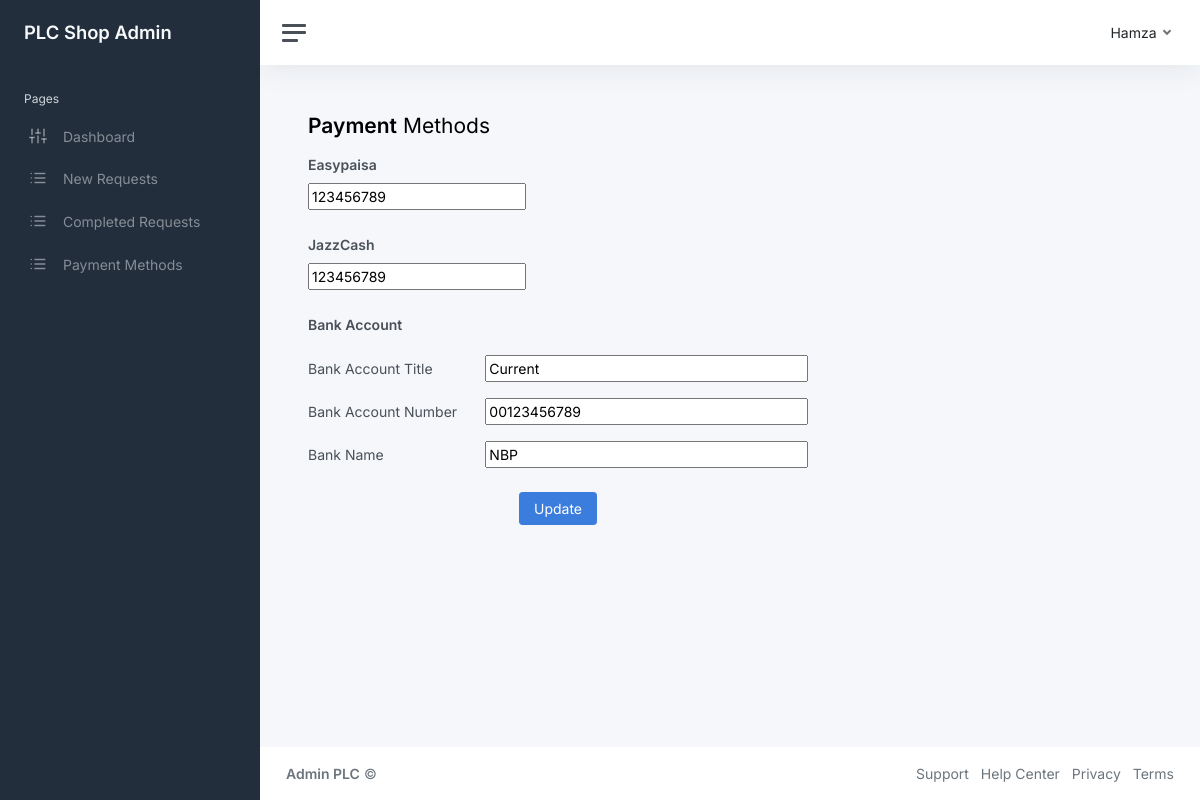
The page /shopadmin/payment-methods/index.php (signed in) on the database its author committed.
### tables this page shows
CREATE TABLE `shops` (
  `id` int NOT NULL,
  `name` varchar(100) NOT NULL,
  `email` varchar(100) NOT NULL,
  `password` varchar(100)  NOT NULL,
  `gender` varchar(50)  DEFAULT NULL,
  `phone_number` varchar(100)  DEFAULT NULL,
  `shop_name` varchar(100) NOT NULL,
  `shop_city` varchar(100) NOT NULL,
  `shop_address` text NOT NULL,
  `shop_lat` float NOT NULL,
  `shop_lon` float NOT NULL,
  `easypaisa_number` varchar(20) NULL,
  `jazzcash_number` varchar(20) NULL
);

CREATE TABLE `bank_details` (
  `id` int NOT NULL,
  `account_title` varchar(255) NOT NULL,
  `shop_id` int NOT NULL,
  `account_number` varchar(200) NOT NULL,
  `bank_name` varchar(200) NOT NULL
);

### shopadmin/main.php (called while the page is built, shortened)
<?php
$shop_id = $_SESSION["shop_id"];

### shopadmin/payment-methods/index.php (the view, shortened to what this page needs)
<?php
include_once '../main.php';
include_once './../../includes/connect.php';
?>
<?php
$sql = "SELECT easypaisa_number, jazzcash_number FROM shops where id='$shop_id';";
$result = mysqli_query($conn, $sql);
$shop = mysqli_fetch_assoc($result);
$easypaisa_number = $shop["easypaisa_number"];
$jazzcash_number = $shop["jazzcash_number"];
$bank_sql = "SELECT * FROM bank_details WHERE shop_id='{$shop_id}'";
$bank_result = mysqli_query($conn, $bank_sql);
$bank_data = mysqli_fetch_assoc($bank_result);
if ($bank_data) {
    $account_title = $bank_data["account_title"];
    $account_number = $bank_data["account_number"];
    $bank_name = $bank_data["bank_name"];
} else {
    $account_title = "";
    $account_number = "";
    $bank_name = "";
}
?>
<?php include_once '../top.php' ?>
<main class="content">
    <div class="container-fluid p-0">
        <h1 class="h3 mb-3"><strong>Payment</strong> Methods</h1>
        <form method="post">
            <div class="form-group">
                <label for="easypaise-input"><b>Easypaisa</b></label>
                <div class="d-flex gap-4 mt-2 mb-4">
                    <input type="text" value="<?= $easypaisa_number ?>" name="easypaisa_number" id="easypaisa_number" />
                </div>
            </div>
            <div class="form-group">
                <label for="jazzcash-input"><b>JazzCash</b></label>
                <div class="d-flex gap-4 mt-2 mb-4">
                    <input type="text" value="<?= $jazzcash_number ?>" name="jazzcash_number" id="jazzcash_number" />
                </div>
            </div>
            <div class="form-group">
                <label for="bank-input"><b>Bank Account</b></label>
                <div class="bank-account-grid">
                    <label for="bank_account_title">Bank Account Title</label>
                    <input type="text" value="<?= $account_title ?>" name="bank_account_title"
                        id="bank_account_title" />
                    <label for="bank_account_number">Bank Account Number</label>
                    <input type="text" value="<?= $account_number ?>" name="bank_account_number"
                        id="bank_account_number" />
                    <label for="bank_account_name">Bank Name</label>
                    <input type="text" value="<?= $bank_name ?>" name="bank_account_name" id="bank_account_name" />
                </div>
            </div>
            <div class="mt-4 d-flex justify-content-center" style="max-width: 500px">
                <button name="update-payment-details" value="true" class="btn btn-primary">Update</button>
            </div>
        </form>
    </div>
</main>
<?php include_once '../footer.php' ?>
<?php include_once './../down.php' ?>

### shopadmin/top.php (style rules this page uses)
body { font-family: 'Inter', sans-serif; }

### shopadmin/payment-methods/index.php (style rules this page uses)
.bank-account-grid { display: grid; grid-template-columns: 1fr 2fr; grid-gap: 1rem; margin-top: 20px; max-width: 500px; align-items: center; }

### rows shown on the page
shops: easypaisa_number "123456789", jazzcash_number "123456789"
bank_details: bank_account_title "Current", bank_account_number "00123456789", bank_account_name "NBP"

### other values the page prints
$_SESSION['shop_name'] "Hamza"
